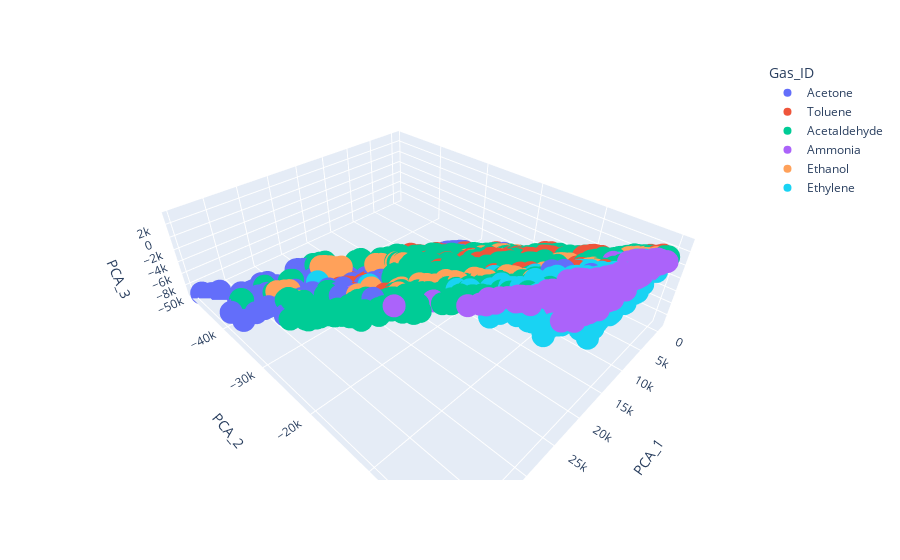

The notebook cell saved with this chart:
### Code cell
fig = px.scatter_3d(pca_df, x='PCA_1', y='PCA_2', z='PCA_3',
              color='Gas_ID')
fig.show()

### Figure 1 — Plotly figure (JSON) as saved in the notebook; plotly's stock layout.template omitted (floating-point values rounded to 4 significant figures; data arrays with more than 128 entries replaced by an {"elided": "..."} marker saying what was removed)
{"data": [{"hovertemplate": "Gas_ID=Acetone<br>PCA_1=%{x}<br>PCA_2=%{y}<br>PCA_3=%{z}<extra></extra>", "legendgroup": "Acetone", "marker": {"color": "#636efa", "symbol": "circle"}, "mode": "markers", "name": "Acetone", "scene": "scene", "showlegend": true, "type": "scatter3d", "x": {"elided": "487 float values"}, "y": {"elided": "487 float values"}, "z": {"elided": "487 float values"}}, {"hovertemplate": "Gas_ID=Toluene<br>PCA_1=%{x}<br>PCA_2=%{y}<br>PCA_3=%{z}<extra></extra>", "legendgroup": "Toluene", "marker": {"color": "#EF553B", "symbol": "circle"}, "mode": "markers", "name": "Toluene", "scene": "scene", "showlegend": true, "type": "scatter3d", "x": {"elided": "891 float values"}, "y": {"elided": "891 float values"}, "z": {"elided": "891 float values"}}, {"hovertemplate": "Gas_ID=Acetaldehyde<br>PCA_1=%{x}<br>PCA_2=%{y}<br>PCA_3=%{z}<extra></extra>", "legendgroup": "Acetaldehyde", "marker": {"color": "#00cc96", "symbol": "circle"}, "mode": "markers", "name": "Acetaldehyde", "scene": "scene", "showlegend": true, "type": "scatter3d", "x": {"elided": "916 float values"}, "y": {"elided": "916 float values"}, "z": {"elided": "916 float values"}}, {"hovertemplate": "Gas_ID=Ammonia<br>PCA_1=%{x}<br>PCA_2=%{y}<br>PCA_3=%{z}<extra></extra>", "legendgroup": "Ammonia", "marker": {"color": "#ab63fa", "symbol": "circle"}, "mode": "markers", "name": "Ammonia", "scene": "scene", "showlegend": true, "type": "scatter3d", "x": {"elided": "561 float values"}, "y": {"elided": "561 float values"}, "z": {"elided": "561 float values"}}, {"hovertemplate": "Gas_ID=Ethanol<br>PCA_1=%{x}<br>PCA_2=%{y}<br>PCA_3=%{z}<extra></extra>", "legendgroup": "Ethanol", "marker": {"color": "#FFA15A", "symbol": "circle"}, "mode": "markers", "name": "Ethanol", "scene": "scene", "showlegend": true, "type": "scatter3d", "x": {"elided": "252 float values"}, "y": {"elided": "252 float values"}, "z": {"elided": "252 float values"}}, {"hovertemplate": "Gas_ID=Ethylene<br>PCA_1=%{x}<br>PCA_2=%{y}<br>PCA_3=%{z}<extra></extra>", "legendgroup": "Ethylene", "marker": {"color": "#19d3f3", "symbol": "circle"}, "mode": "markers", "name": "Ethylene", "scene": "scene", "showlegend": true, "type": "scatter3d", "x": {"elided": "544 float values"}, "y": {"elided": "544 float values"}, "z": {"elided": "544 float values"}}], "layout": {"legend": {"title": {"text": "Gas_ID"}, "tracegroupgap": 0}, "margin": {"t": 60}, "scene": {"domain": {"x": [0, 1], "y": [0, 1]}, "xaxis": {"title": {"text": "PCA_1"}}, "yaxis": {"title": {"text": "PCA_2"}}, "zaxis": {"title": {"text": "PCA_3"}}}}}
